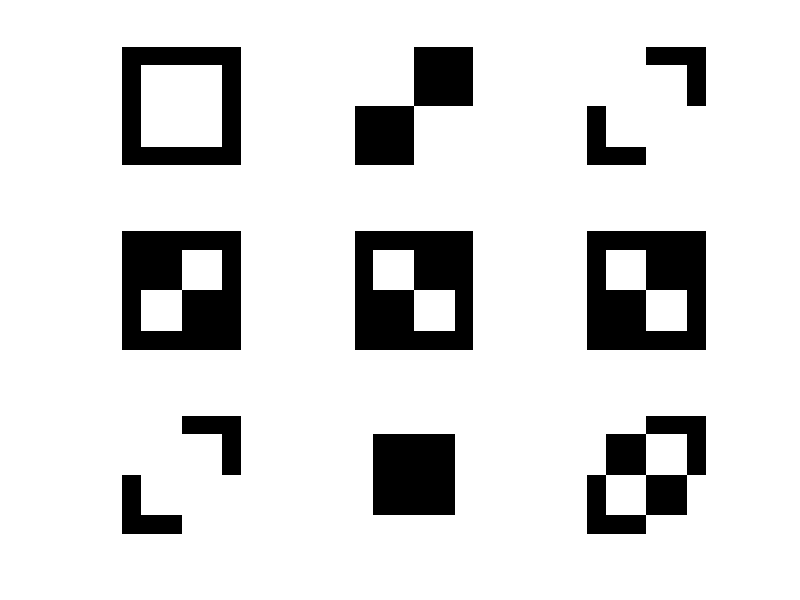

Reproduce this figure in MATLAB.
img=zeros(128);
for i=21:108
    for j=21:108
        img(i,j)=150;
    end
end

subplot(3,3,1);
imshow(img);

img2=zeros(128);
for i=1:64
    for j=1:64
        img2(i,j)=150;
    end
end
for i=65:128
    for j=65:128
        img2(i,j)=150;
    end
end

subplot(3,3,2);
imshow(img2);

subplot(3,3,3);
imshow(img+img2);
subplot(3,3,4);
imshow(img-img2);
subplot(3,3,5);
imshow(img.*img2);
subplot(3,3,6);
imshow(img & img2);
subplot(3,3,7);
imshow(img | img2);
subplot(3,3,8);
imshow(~img);
subplot(3,3,9);
imshow(xor(img,img2));